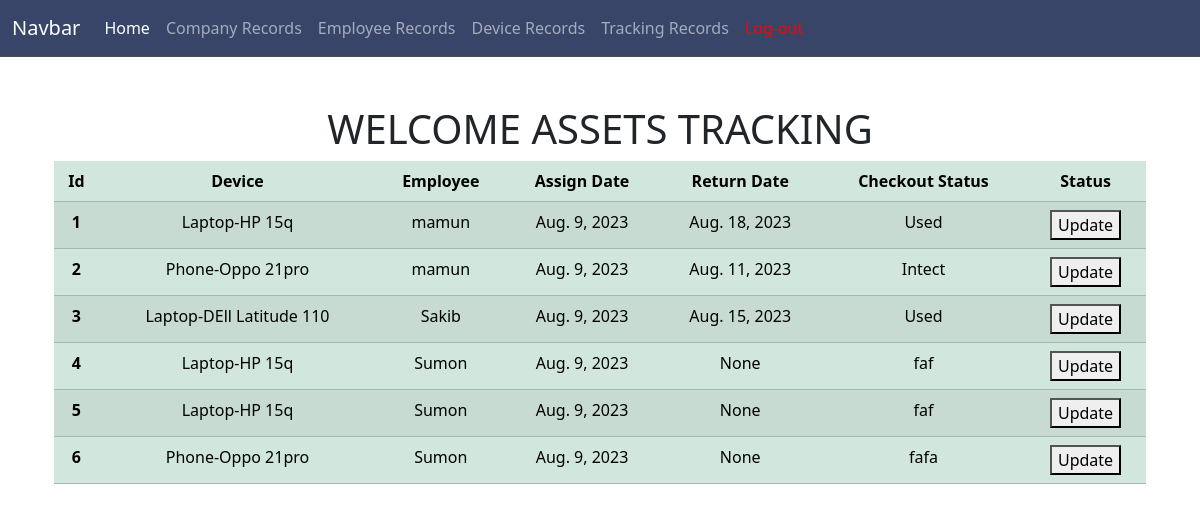
The app's page /Myapp/ (signed in) with its own data.
### Assets_tracker/models.py (models this page shows, shortened)
class Tracking(models.Model):
    device = models.ForeignKey(Device,on_delete=models.CASCADE, related_name='assigned_tracking_records')
    employee = models.ForeignKey(Employee,on_delete=models.CASCADE, related_name='received_tracking_records')
    assign_date = models.DateField(default=now)
    return_date = models.DateField(null=True,blank=True)
    condition_checkout = models.TextField(null=True,blank=True)

class Device(models.Model):
    DEVICE_TYPE = (
        ('Phone','Phone'),
        ('Tablet','Tablet'),
        ('Laptop','Laptop'),
        ('Other','Other'),
    )
    type = models.CharField(max_length=50,choices=DEVICE_TYPE)
    serial_number = models.CharField(max_length=100)
    device_condition = models.TextField()
    def __str__(self):
        return f"{self.type}-{self.serial_number}"

class Employee(models.Model):
    e_id = models.IntegerField()
    e_name = models.CharField(max_length=255)
    e_email = models.EmailField()
    company = models.ForeignKey(Company,on_delete=models.CASCADE)
    def __str__(self):
        return self.e_name

### Assets_tracker/views.py (the view)
# urls.py: path('',homeview,name='homeview'),
def homeview(request):
    dataset = Tracking.objects.all()
    return render(request,'common_code/base.html',{'dataset':dataset})

### templates/common_code/base.html (shortened to what this page needs)
{% include 'common_code/header.html' %}
      <div class="container text-center">
        <h1>WELCOME ASSETS TRACKING</h1>
  {% block content2 %}
  <div class="container">
    <table class="table table-success table-striped table-hover">
        <thead>
          <tr>
            <th scope="col">Id</th>
            <th scope="col">Device</th>
            <th scope="col">Employee</th>
            <th scope="col">Assign Date</th>
            <th scope="col">Return Date</th>
            <th scope="col">Checkout Status</th>
            <th scope="col"> Status</th>
          </tr>
        </thead>
        <tbody>
            {% for data in dataset %}
          <tr>
            <th scope="row">{{ data.id }}</th>
            <td>{{ data.device }}</td>
            <td>{{ data.employee }}</td>
            <td>{{ data.assign_date }}</td>
            <td>{{ data.return_date }}</td>
            <td>{{ data.condition_checkout }}</td>
            <td><a href="{% url 'update_view' data.id %}"><button type="submit">Update</button></a></td>
          </tr>
          {% endfor %}
        </tbody>
      </table>
</div>
  {% endblock content2 %}
  {% include 'common_code/footer.html' %}

### records on screen
Tracking: id "1", device "Laptop-HP 15q", employee "mamun", assign_date "Aug. 9, 2023", return_date "Aug. 18, 2023", condition_checkout "Used"
Tracking: id "2", device "Phone-Oppo 21pro", employee "mamun", assign_date "Aug. 9, 2023", return_date "Aug. 11, 2023", condition_checkout "Intect"
Tracking: id "3", device "Laptop-DEll Latitude 110", employee "Sakib", assign_date "Aug. 9, 2023", return_date "Aug. 15, 2023", condition_checkout "Used"
Tracking: id "4", device "Laptop-HP 15q", employee "Sumon", assign_date "Aug. 9, 2023", return_date "None", condition_checkout "faf"
Tracking: id "5", device "Laptop-HP 15q", employee "Sumon", assign_date "Aug. 9, 2023", return_date "None", condition_checkout "faf"
Tracking: id "6", device "Phone-Oppo 21pro", employee "Sumon", assign_date "Aug. 9, 2023", return_date "None", condition_checkout "fafa"
